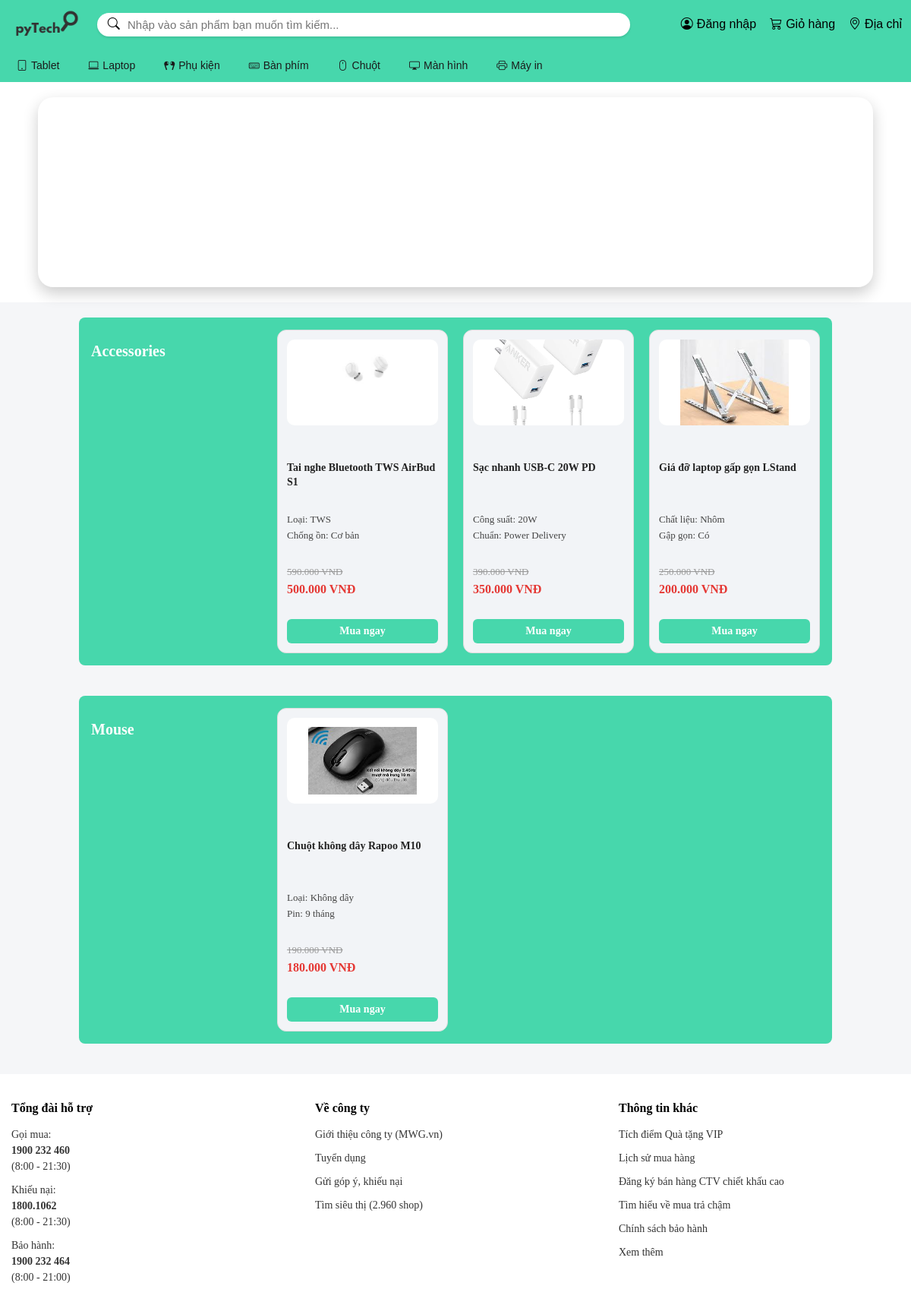
The page / on the database its author committed.
### products/models.py (models this page shows, shortened)
class Category(models.Model):
    name = models.CharField("Tên danh mục", max_length=150)
    description = models.TextField("Mô tả", blank=True)
    parent = models.ForeignKey(
        'self',
        null=True,
        blank=True,
        on_delete=models.CASCADE,
        related_name='children',
        verbose_name="Danh mục cha"
    )
    created_at = models.DateTimeField("Ngày tạo", auto_now_add=True)
    class Meta:
        verbose_name = "Danh mục"
        verbose_name_plural = "Danh mục"
        ordering = ['name']

class ProductDiscount(models.Model):
    id = models.CharField(primary_key=True,verbose_name="Mã chương trình")
    product = models.ForeignKey(Product,verbose_name="Mã sản phẩm",on_delete=models.SET_NULL,null=True)
    original_price = models.DecimalField(verbose_name="Giá gốc",max_digits=12, decimal_places=2, null=True, blank=True)
    discounted_price = models.DecimalField(verbose_name="Giá đã giảm",max_digits=12, decimal_places=2)
    start_date = models.DateTimeField(verbose_name="Ngày bắt đầu",null=True, blank=True)
    end_date = models.DateTimeField(verbose_name="Ngày kết thúc",null=True, blank=True)
    created_at = models.DateTimeField(verbose_name="Ngày thêm vào",auto_now_add=True)
    def formatted_price(self):
        return f"{int(self.original_price):,} VNĐ".replace(",", ".")
    formatted_price.short_description = "Giá gốc"
    def formatted_priceD(self):
        return f"{int(self.discounted_price):,} VNĐ".replace(",", ".")
    formatted_priceD.short_description = "Giá đã giảm"

class Product(models.Model):
    id = models.CharField("ID", primary_key=True, max_length=100,)
    name = models.CharField("Tên sản phẩm", max_length=300)
    description = models.TextField("Mô tả", blank=True)
    price = models.DecimalField("Giá", max_digits=12, decimal_places=0)
    category = models.ForeignKey(
        Category,
        on_delete=models.CASCADE,
        related_name='products',
        verbose_name="Danh mục",
    )
    brand = models.CharField("Hãng", max_length=100, blank=True)
    model = models.CharField("Model", max_length=100, blank=True)
    image_main = models.ImageField(
        "Ảnh chính",
        upload_to='product/%Y/%m/%d/',
        blank=True,
        null=True
    )
    warranty_month = models.IntegerField("Bảo hành (tháng)", default=12)
    created_at = models.DateTimeField("Ngày tạo", auto_now_add=True, editable=False)
    updated_at = models.DateTimeField("Ngày cập nhật", auto_now=True, editable=False)
    status = models.BooleanField("Hiển thị", default=True)
    class Meta:
        verbose_name = "Sản phẩm"
        verbose_name_plural = "Danh sách sản phẩm"
        ordering = ['-created_at']
        db_table = 'Product'

class ProductAttribute(models.Model):
     product = models.ForeignKey(Product,verbose_name="Mã sản phẩm",on_delete=models.CASCADE)
     attribute = models.CharField("Tên thuộc tính", max_length=100)
     value = models.CharField("Thông tin thuộc tính",max_length=100)
     class Meta:
         unique_together = ('product', 'attribute')

### stores/views.py (the view)
# urls.py: 2. Add a URL to urlpatterns:  path('', views.home, name='home')
def home(request):
    categories = Category.objects.all()
    discount_by_category = {}
    for cat in categories:
        discounts = (
            ProductDiscount.objects
            .select_related('product', 'product__category')
            .filter(
                product__category=cat,
                product__status=True,
            )
            .order_by('-created_at')[:8]
        )
        for d in discounts:
            d.attrs = ProductAttribute.objects.filter(
                product=d.product
            )[:2]
        if discounts.exists():
            discount_by_category[cat] = discounts
    return render(request, 'store/home.html', {
        'discount_by_category': discount_by_category
    })

### stores/templates/store/home.html
{% extends "base.html" %}
{% load static %}
{% block head %}
    <link rel="stylesheet" href="{% static 'css/root.css' %}">
    <link rel="stylesheet" href="{% static 'store/css/home.css' %}">
{% endblock %}
{% block content %}
    <div class="content-home">
        {% for category, discounts in discount_by_category.items %}
            <div class="section">
                <h2>{{ category.name }}</h2>
                {% for d in discounts %}
                    <a href="{% url 'productDetail' d.product.id %}" class="product-link">
                        <article class="product-card">
                            <div class="thumb">
                                {% if d.product.image_main %}
                                    <img src="{{ d.product.image_main.url }}" alt="{{ d.product.name }}">
                                {% else %}
                                    <img src="{% static 'images/no-image.png' %}">
                                {% endif %}
                            </div>
                            <h3 class="title">{{ d.product.name }}</h3>
                            <ul class="specs">
                                {% for a in d.attrs %}
                                    <li>{{ a.attribute }}: {{ a.value }}</li>
                                {% endfor %}
                            </ul>
                            <div class="price-row">
                                <div class="price-old">
                                    {{ d.formatted_price }}
                                </div>
                                <div class="price">
                                    {{ d.formatted_priceD }}
                                </div>
                            </div>
                            <div class="buy">Mua ngay</div>
                        </article>
                    </a>
                {% endfor %}
            </div>
        {% empty %}
            <p>Chưa có sản phẩm giảm giá</p>
        {% endfor %}
    </div>
{% endblock %}

### static/css/root.css (style rules this page uses)
:root { --primary-color: #47D7AC; --primary-font: Arial; --primary-text-color:#1A1A1A; }

### stores/static/store/css/home.css (style rules this page uses)
.content-home { width: 100%; padding: 20px 0 40px; display: flex; flex-direction: column; gap: 40px; align-items: center; background: #f5f6f8; }
.content-home .section { width: 80%; background-color: var(--primary-color); border-radius: 8px; padding: 16px; }
.content-home .section h2 { margin-bottom: 16px; font-size: 20px; font-weight: bold; color: #fff; }
.content-home .section { display: grid; grid-template-columns: repeat(auto-fill, minmax(200px, 1fr)); gap: 20px; }
.product-link { text-decoration: none; color: inherit; }
.product-card { background-color: #f2f4f7; border: 1px solid #ddd; border-radius: 12px; padding: 12px; display: flex; flex-direction: column; min-height: 360px; transition: all 0.25s ease; position: relative; width: 239px; height: 400px; gap: 20px; }
.thumb { background: #fff; border: 1px dashed var(--border-color); border-radius: 10px; padding: 10px; aspect-ratio: 1 / 1; display: flex; align-items: center; justify-content: center; margin-bottom: 12px; overflow: hidden; }
.thumb img { width: 80%; max-width: 160px; height: auto; object-fit: contain; transition: transform 0.3s ease; }
.title { font-size: 14px; font-weight: 600; margin-bottom: 8px; line-height: 1.4; min-height: 38px; color: #222; }
.specs { list-style: none; padding: 0; margin: 0 0 8px; font-size: 13px; color: #444; }
.specs li { margin: 3px 0; line-height: 1.4; white-space: nowrap; overflow: hidden; text-overflow: ellipsis; }
.price-row { display: flex; flex-direction: column; gap: 6px; margin-top: auto; }
.price-old { font-size: 13px; color: #999; text-decoration: line-through; }
.price { font-size: 16px; font-weight: bold; color: #e53935; }
.buy { margin-top: 10px; background-color: var(--primary-color); color: #fff; text-align: center; padding: 8px 0; border-radius: 6px; font-size: 14px; font-weight: 600; cursor: pointer; transition: background-color 0.2s ease; }

### static/css/base.css (style rules this page uses)
html, body { height: 100%; margin: 0; padding: 0; }

### static/css/header.css (style rules this page uses)
a { text-decoration: none; color: inherit; display: flex; }

### rows shown on the page
Category: name "Accessories"
ProductDiscount: product.image_main (picture), product.name "Tai nghe Bluetooth TWS AirBud S1", formatted_price "590.000 VNĐ", formatted_priceD "500.000 VNĐ"
ProductAttribute: attribute "Loại", value "TWS"
ProductAttribute: attribute "Chống ồn", value "Cơ bản"
ProductDiscount: product.image_main (picture), product.name "Sạc nhanh USB-C 20W PD", formatted_price "390.000 VNĐ", formatted_priceD "350.000 VNĐ"
ProductAttribute: attribute "Công suất", value "20W"
ProductAttribute: attribute "Chuẩn", value "Power Delivery"
ProductDiscount: product.image_main (picture), product.name "Giá đỡ laptop gấp gọn LStand", formatted_price "250.000 VNĐ", formatted_priceD "200.000 VNĐ"
ProductAttribute: attribute "Chất liệu", value "Nhôm"
ProductAttribute: attribute "Gập gọn", value "Có"
Category: name "Mouse"
ProductDiscount: product.image_main (picture), product.name "Chuột không dây Rapoo M10", formatted_price "190.000 VNĐ", formatted_priceD "180.000 VNĐ"
ProductAttribute: attribute "Loại", value "Không dây"
ProductAttribute: attribute "Pin", value "9 tháng"
